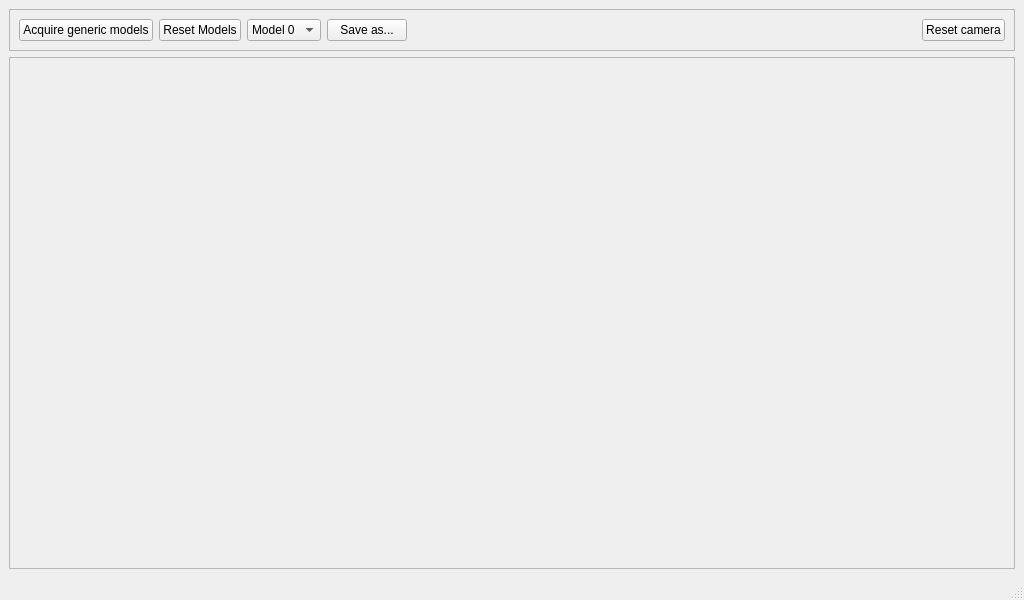
<?xml version="1.0" encoding="UTF-8"?>
<ui version="4.0">
 <class>ModelAcquisitionWindow</class>
 <widget class="QMainWindow" name="ModelAcquisitionWindow">
  <property name="geometry">
   <rect>
    <x>0</x>
    <y>0</y>
    <width>1024</width>
    <height>600</height>
   </rect>
  </property>
  <property name="windowTitle">
   <string>3D View</string>
  </property>
  <widget class="QWidget" name="centralwidget">
   <layout class="QVBoxLayout" name="verticalLayout">
    <item>
     <widget class="QFrame" name="frame">
      <property name="sizePolicy">
       <sizepolicy hsizetype="Preferred" vsizetype="Fixed">
        <horstretch>0</horstretch>
        <verstretch>0</verstretch>
       </sizepolicy>
      </property>
      <property name="frameShape">
       <enum>QFrame::StyledPanel</enum>
      </property>
      <property name="frameShadow">
       <enum>QFrame::Raised</enum>
      </property>
      <layout class="QHBoxLayout" name="horizontalLayout">
       <item>
        <widget class="QPushButton" name="acquireModelsButton">
         <property name="text">
          <string>Acquire generic models</string>
         </property>
        </widget>
       </item>
       <item>
        <widget class="QPushButton" name="resetModelsButton">
         <property name="text">
          <string>Reset Models</string>
         </property>
        </widget>
       </item>
       <item>
        <widget class="QComboBox" name="modelComboBox">
         <item>
          <property name="text">
           <string>Model 0</string>
          </property>
         </item>
         <item>
          <property name="text">
           <string>Model 1</string>
          </property>
         </item>
         <item>
          <property name="text">
           <string>Model 2</string>
          </property>
         </item>
         <item>
          <property name="text">
           <string>Model 3</string>
          </property>
         </item>
         <item>
          <property name="text">
           <string>Model 4</string>
          </property>
         </item>
         <item>
          <property name="text">
           <string>Model 5</string>
          </property>
         </item>
        </widget>
       </item>
       <item>
        <widget class="QPushButton" name="saveMeshButton">
         <property name="text">
          <string>Save as...</string>
         </property>
        </widget>
       </item>
       <item>
        <spacer name="horizontalSpacer">
         <property name="orientation">
          <enum>Qt::Horizontal</enum>
         </property>
         <property name="sizeHint" stdset="0">
          <size>
           <width>40</width>
           <height>20</height>
          </size>
         </property>
        </spacer>
       </item>
       <item>
        <widget class="QPushButton" name="resetCamera">
         <property name="text">
          <string>Reset camera</string>
         </property>
        </widget>
       </item>
      </layout>
     </widget>
    </item>
    <item>
     <widget class="QFrame" name="frame_2">
      <property name="frameShape">
       <enum>QFrame::StyledPanel</enum>
      </property>
      <property name="frameShadow">
       <enum>QFrame::Raised</enum>
      </property>
      <layout class="QHBoxLayout" name="horizontalLayout_2">
       <item>
        <widget class="ntk::MeshViewer" name="mesh_view" native="true">
         <property name="focusPolicy">
          <enum>Qt::ClickFocus</enum>
         </property>
         <layout class="QHBoxLayout" name="horizontalLayout_3"/>
        </widget>
       </item>
       <item>
        <widget class="ntk::ImageWidget" name="object_view" native="true"/>
       </item>
      </layout>
     </widget>
    </item>
   </layout>
  </widget>
  <widget class="QMenuBar" name="menubar">
   <property name="geometry">
    <rect>
     <x>0</x>
     <y>0</y>
     <width>1024</width>
     <height>22</height>
    </rect>
   </property>
  </widget>
  <widget class="QStatusBar" name="statusbar"/>
  <action name="action_Grab_and_Move">
   <property name="text">
    <string>Grab and Move</string>
   </property>
  </action>
  <action name="action_Grab_Sequence">
   <property name="text">
    <string>Grab Sequence</string>
   </property>
  </action>
  <action name="actionModel_and_Move">
   <property name="text">
    <string>Model and Move</string>
   </property>
  </action>
  <action name="actionModel_Sequence">
   <property name="text">
    <string>Model Sequence</string>
   </property>
  </action>
 </widget>
 <customwidgets>
  <customwidget>
   <class>ntk::MeshViewer</class>
   <extends>QWidget</extends>
   <header location="global">ntk/mesh/mesh_viewer.h</header>
   <container>1</container>
  </customwidget>
  <customwidget>
   <class>ntk::ImageWidget</class>
   <extends>QWidget</extends>
   <header location="global">ntk/gui/image_widget.h</header>
   <container>1</container>
  </customwidget>
 </customwidgets>
 <resources/>
 <connections>
  <connection>
   <sender>acquireModelsButton</sender>
   <signal>clicked()</signal>
   <receiver>actionModel_and_Move</receiver>
   <slot>trigger()</slot>
   <hints>
    <hint type="sourcelabel">
     <x>178</x>
     <y>44</y>
    </hint>
    <hint type="destinationlabel">
     <x>-1</x>
     <y>-1</y>
    </hint>
   </hints>
  </connection>
 </connections>
</ui>
